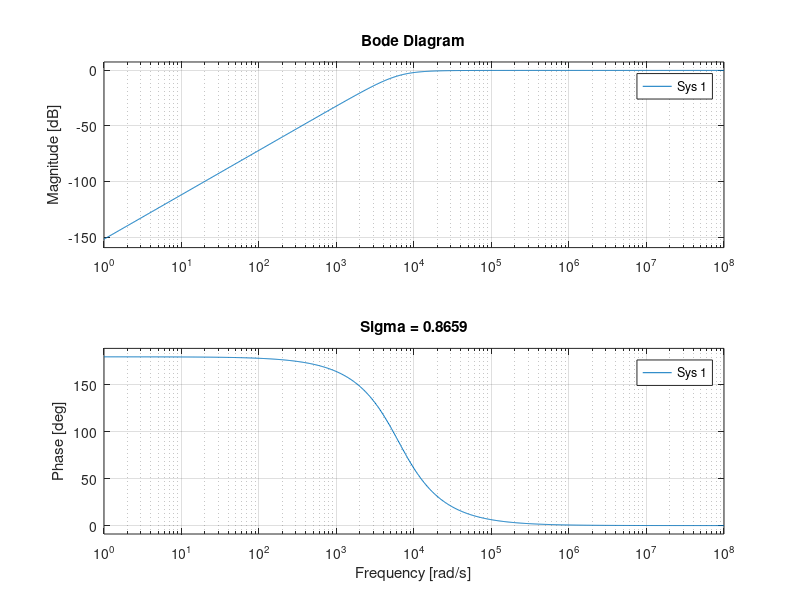
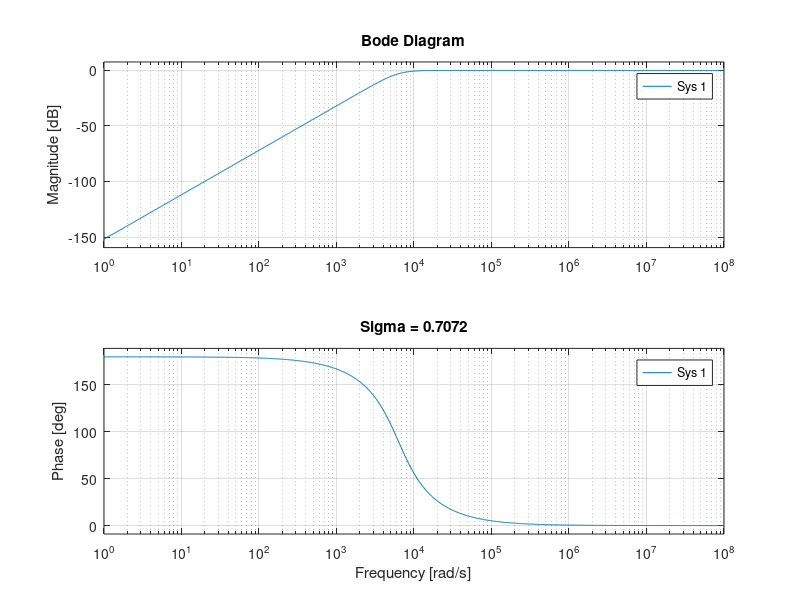
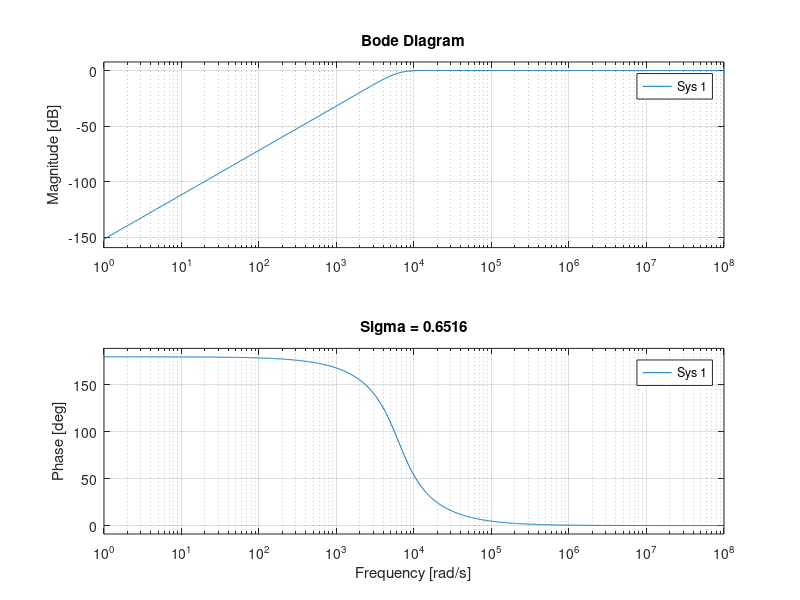
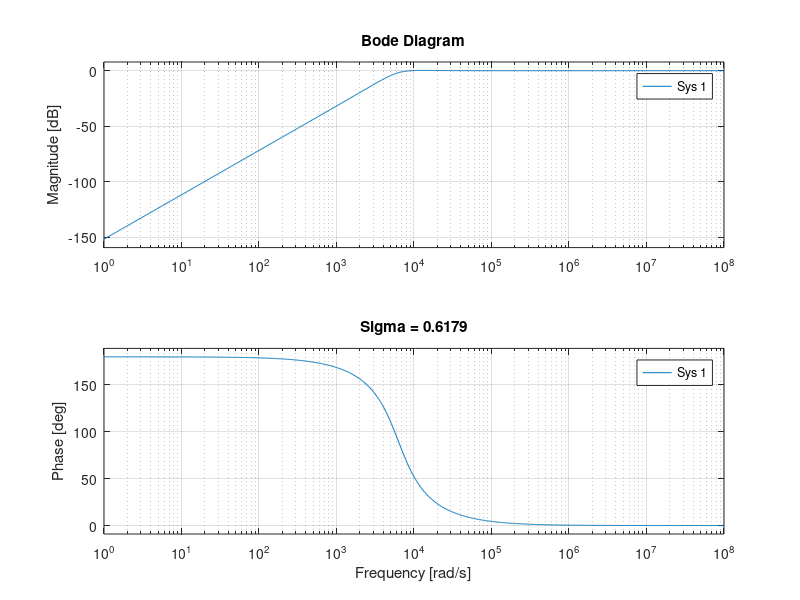

Here is the MATLAB script that generated these plots, in order:
clear all;
clc;
pkg load control;

f_corte = 1e3;
Sigmas = [.8659, .7072, .6516, .6179, .5789, .5228, .4431, .3833];
C = 22e-9;

for n = 1:1:8
  Sigma = Sigmas(n);
  R_2 = 1/(C*Sigma*2*pi*f_corte);
  R_1 = 1/((C^2)*R_2*(4*pi^2)*(f_corte^2));
  W = 1/sqrt(R_1*R_2*(C^2)*4*(pi^2));

  A = 2/(C*R_2);
  B = 1/(R_1*R_2*C^2);
  num = [1 0 0];
  den = [1 A B];
  w = logspace(0, 8, 1000);


  figure(n)
  bode(tf(num, den), w);
  title(['Sigma = ', num2str(Sigma)])
  saveas(gcf, ['P_altas',num2str(n),'.png'])

end 
%disp(f_corte)
%disp(Sigma)
%disp(C)
%disp(R_1)
%disp(R_2)
%disp(W)